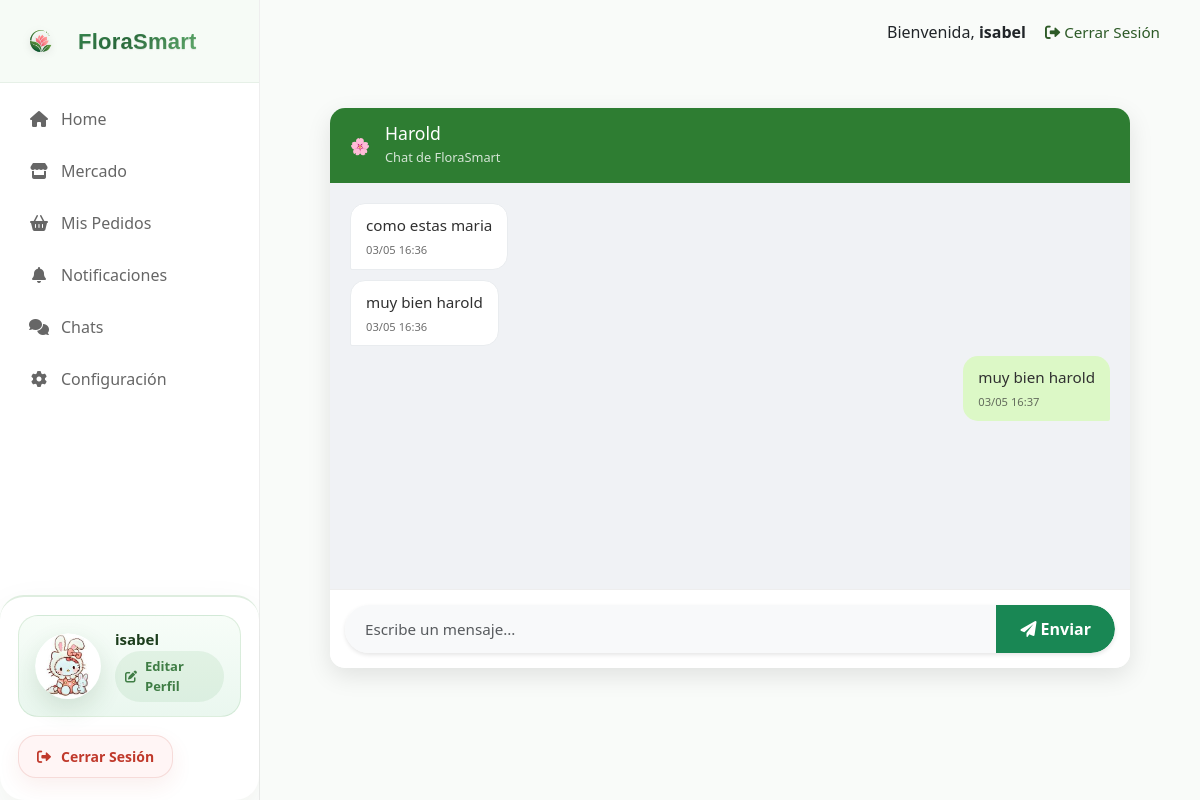
Page /chat/1/ (signed in) on the committed database.
### usuarios/models.py (models this page shows, shortened)
class Usuario(AbstractUser):
    ROLES = (
        ('floricultor', 'Floricultor / Productor'),
        ('comprador_b2b', 'Comprador Mayorista (B2B)'),
        ('comprador_b2c', 'Cliente Final (B2C)'),
    )
    email = models.EmailField(unique=True)
    rol = models.CharField(max_length=20, choices=ROLES, default='comprador_b2c')
    nombre_empresa_o_finca = models.CharField(max_length=100, blank=True, null=True)
    foto_perfil = models.ImageField(upload_to='perfiles/', null=True, blank=True, default='perfiles/default_profile.png')
    telefono = models.CharField(max_length=20, blank=True, null=True)
    ubicacion = models.CharField(max_length=200, blank=True, null=True)
    bio = models.TextField(blank=True, null=True)
    groups = models.ManyToManyField(
        Group,
        related_name="usuario_set",
        blank=True,
    )
    user_permissions = models.ManyToManyField(
        Permission,
        related_name="usuario_permissions_set",
        blank=True,
    )

class MensajeChat(models.Model):
    emisor = models.ForeignKey(Usuario, on_delete=models.CASCADE, related_name='mensajes_enviados')
    receptor = models.ForeignKey(Usuario, on_delete=models.CASCADE, related_name='mensajes_recibidos')
    contenido = models.TextField()
    fecha_envio = models.DateTimeField(auto_now_add=True)
    leido = models.BooleanField(default=False)
    class Meta:
        ordering = ['fecha_envio']

### usuarios/views.py (the view, shortened to what this page needs)
# urls.py: path('chat/<int:receptor_id>/', views.chat_view, name='chat'),
@login_required
def chat_view(request, receptor_id):
    receptor = get_object_or_404(Usuario, id=receptor_id)
    if receptor == request.user:
        messages.warning(request, "No puedes chatear contigo mismo.")
        return redirect('lista_chats')
    ids_ordenados = sorted([request.user.id, receptor.id])
    sala_id = f"chat_{ids_ordenados[0]}_{ids_ordenados[1]}"
    mensajes = MensajeChat.objects.filter(
        (Q(emisor=request.user) & Q(receptor=receptor)) |
        (Q(emisor=receptor) & Q(receptor=request.user))
    ).order_by('fecha_envio')
    contexto = {
        'receptor': receptor,
        'sala_id': sala_id,
        'titulo': f"Chat con {receptor.username}",
        'mensajes': mensajes
    }
    return render(request, 'chat.html', contexto)

### templates/chat.html (shortened to what this page needs)
{% extends 'base.html' %}
{% load static %}
{% block content %}
<div class="chat-container">
    <div class="chat-header">
        <div class="avatar">🌸</div>
        <div>
            <h5 class="mb-0">{{ receptor.username }}</h5>
            <small>Chat de FloraSmart</small>
        </div>
    </div>
    <div id="chat-messages">
        {% for mensaje in mensajes %}
            <div class="message {% if mensaje.emisor == user %}sent{% else %}received{% endif %}">
                {{ mensaje.contenido }}
                <span class="message-info">{{ mensaje.fecha_envio|date:"d/m H:i" }}</span>
            </div>
        {% empty %}
            <div class="text-center text-muted py-4">
                <i class="fas fa-comments fa-2x mb-2"></i>
                <p>No hay mensajes aún. ¡Envía el primero!</p>
            </div>
        {% endfor %}
    </div>
    <div class="chat-input-area">
        <form method="post" action="{% url 'chat' receptor.id %}">
            <div class="input-group">
                <input type="text" name="contenido" class="form-control border-0 bg-light"
                       placeholder="Escribe un mensaje..." required maxlength="500">
                <button type="submit" class="btn btn-success px-4">
                    <i class="fas fa-paper-plane"></i> Enviar
                </button>
            </div>
        </form>
    </div>
</div>
{% endblock %}

### templates/base.html (shortened to what this page needs)
{% load static %}
<!DOCTYPE html>
<html lang="{{ request.session.language|default:'es' }}">
<head>
    <link href="https://cdn.jsdelivr.net/npm/bootstrap@5.3.0/dist/css/bootstrap.min.css" rel="stylesheet">
    <link rel="stylesheet" href="{% static 'css/style.css' %}">
    <link rel="stylesheet" href="https://cdnjs.cloudflare.com/ajax/libs/font-awesome/6.0.0/css/all.min.css">
</head>
<body{% if request.session.theme == 'dark' %} class="dark-theme"{% endif %} data-theme="{{ request.session.theme|default:'light' }}" data-language="{{ request.session.language|default:'es' }}">
    <div class="market-layout">
        <aside class="market-sidebar">
            <div class="sidebar-brand">
                <img src="{% static 'images/logo.png' %}" alt="Logo FloraSmart" class="sidebar-logo">
                <a href="{% url 'home' %}" class="sidebar-brand-name">FloraSmart</a>
            </div>
            <nav class="nav-menu">
                <a href="{% url 'home' %}" class="sidebar-link {% if request.resolver_match.url_name == 'home' %}active{% endif %}">
                    <i class="fas fa-home"></i>
                    <span>{% if request.session.language == 'en' %}Home{% else %}Home{% endif %}</span>
                </a>
                <a href="{% url 'mercado' %}" class="sidebar-link {% if request.resolver_match.url_name == 'mercado' %}active{% endif %}">
                    <i class="fas fa-store"></i>
                    <span>{% if request.session.language == 'en' %}Market{% else %}Mercado{% endif %}</span>
                </a>
                <a href="{% url 'mis_pedidos' %}" class="sidebar-link {% if request.resolver_match.url_name == 'mis_pedidos' %}active{% endif %}">
                    <i class="fas fa-shopping-basket"></i>
                    <span>{% if user.rol == 'floricultor' %}Pedidos Recibidos{% else %}Mis Pedidos{% endif %}</span>
                </a>
                {% if user.is_authenticated and user.rol != 'floricultor' %}
                <a href="{% url 'notificaciones' %}" class="sidebar-link {% if request.resolver_match.url_name == 'notificaciones' %}active{% endif %}">
                    <i class="fas fa-bell"></i>
                    <span>Notificaciones</span>
                </a>
                {% endif %}
                <a href="{% url 'lista_chats' %}" class="sidebar-link {% if request.resolver_match.url_name == 'lista_chats' %}active{% endif %}">
                    <i class="fas fa-comments"></i>
                    <span>{% if request.session.language == 'en' %}Chats{% else %}Chats{% endif %}</span>
                </a>
                <a href="{% url 'configuracion' %}" class="sidebar-link {% if request.resolver_match.url_name == 'configuracion' %}active{% endif %}">
                    <i class="fas fa-cog"></i>
                    <span>{% if request.session.language == 'en' %}Settings{% else %}Configuración{% endif %}</span>
                </a>
            </nav>
            <div class="sidebar-user-profile">
                <a href="{% url 'perfil' %}" class="profile-link">
                    <div class="profile-avatar">
                        {% if user.foto_perfil and user.foto_perfil.name != 'perfiles/default_profile.png' %}
                            <img src="{{ user.foto_perfil.url }}" alt="Foto de perfil de {{ user.username }}" class="profile-image">
                        {% else %}
                            <img src="{% static 'images/default_profile.svg' %}" alt="Foto de perfil predeterminada" class="profile-image">
                        {% endif %}
                    </div>
                    <div class="profile-info">
                        <p class="profile-name">{{ user.nombre_empresa_o_finca|default:user.username }}</p>
                        <p class="profile-action"><i class="fas fa-edit"></i> {% if request.session.language == 'en' %}Edit Profile{% else %}Editar Perfil{% endif %}</p>
                    </div>
                </a>
                <a href="{% url 'logout' %}" class="logout-btn">
                    <i class="fas fa-sign-out-alt"></i> {% if request.session.language == 'en' %}Logout{% else %}Cerrar Sesión{% endif %}
                </a>
            </div>
        </aside>
        <main class="main-content">
            <header class="top-user-bar">
                <div class="user-info">
                    {% if user.is_authenticated %}
                        <span>{% if request.session.language == 'en' %}Welcome{% else %}Bienvenida{% endif %}, <strong>{{ user.username }}</strong></span>
                        <a href="{% url 'logout' %}" class="logout-link">
                            <i class="fas fa-sign-out-alt"></i> {% if request.session.language == 'en' %}Logout{% else %}Cerrar Sesión{% endif %}
                        </a>
                    {% endif %}
                </div>
            </header>
            <section class="container-fluid py-4">
                {% block content %}
                {% endblock %}
            </section>
        </main>
    </div>
</body>
</html>

### templates/chat.html (style rules this page uses)
.chat-container { max-width: 800px; margin: 20px auto; height: 70vh; display: flex; flex-direction: column; background: #fff; border-radius: 15px; box-shadow: 0 8px 24px rgba(0,0,0,0.1); overflow: hidden; }
.chat-header { background: #2e7d32; color: white; padding: 15px 20px; display: flex; align-items: center; gap: 15px; }
#chat-messages { flex: 1; overflow-y: auto; padding: 20px; background-color: #f0f2f5; display: flex; flex-direction: column; gap: 10px; }
.message { max-width: 70%; padding: 10px 15px; border-radius: 15px; font-size: 0.95rem; position: relative; }
.message.sent { align-self: flex-end; background-color: #dcf8c6; color: #303030; border-bottom-right-radius: 2px; }
.message.received { align-self: flex-start; background-color: white; color: #303030; border-bottom-left-radius: 2px; }
.message-info { font-size: 0.7rem; display: block; margin-top: 5px; opacity: 0.7; }
.chat-input-area { padding: 15px; background: white; border-top: 1px solid #eee; }

### rows in the picture
Usuario: foto_perfil (picture), nombre_empresa_o_finca "isabel", username "isabel"
Usuario: username "Harold"
MensajeChat: contenido "como estas maria", fecha_envio "03/05 16:36"
MensajeChat: contenido "muy bien harold", fecha_envio "03/05 16:36"
MensajeChat: contenido "muy bien harold", fecha_envio "03/05 16:37"
